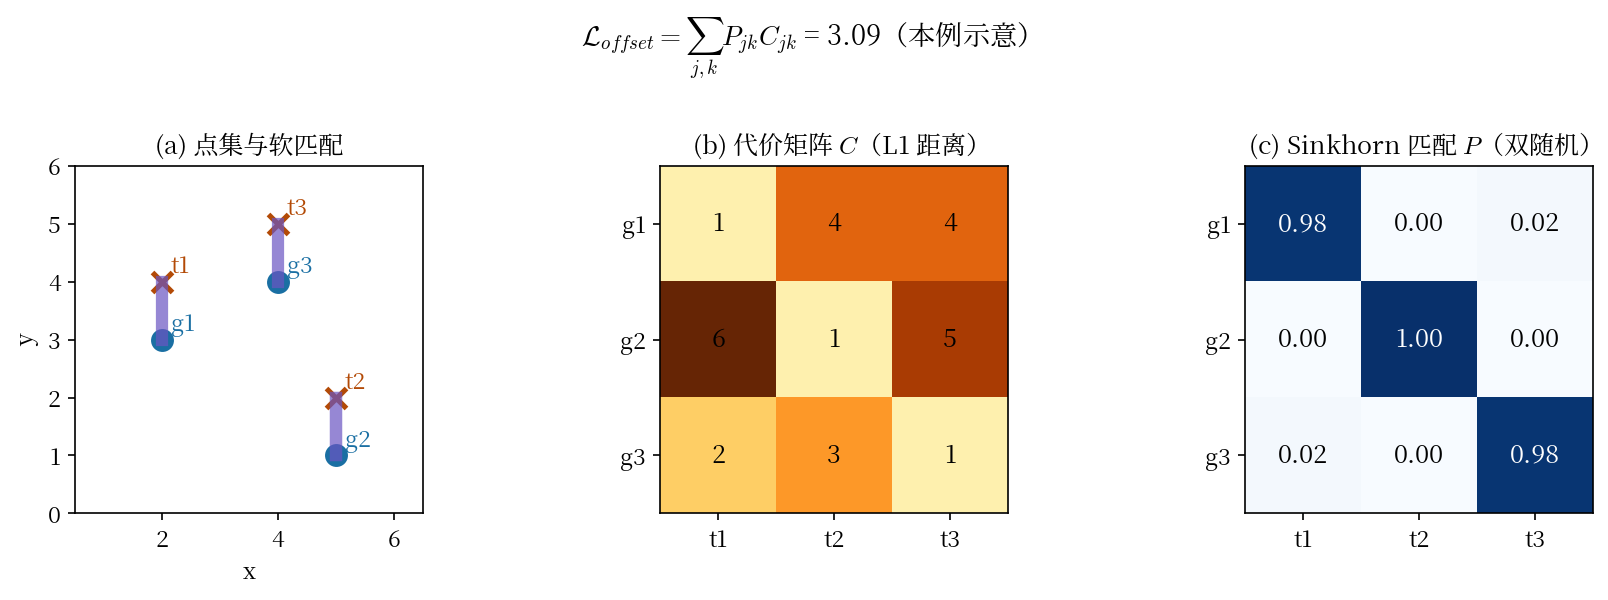

Source code (Python):
"""Offset loss 的 Sinkhorn 软匹配：n=3 的小例子。
生成的 3 个点（圆）与真值的 3 个点（叉）无序，
代价矩阵 C 是 L1 距离，Sinkhorn 给出软匹配矩阵 P，
损失 = sum(P * C)。
"""
import matplotlib
matplotlib.use("Agg")
import matplotlib.pyplot as plt
import numpy as np

plt.rcParams["mathtext.fontset"] = "cm"
plt.rcParams["font.size"] = 11
plt.rcParams["font.family"] = "sans-serif"
from matplotlib.font_manager import fontManager
fontManager.addfont("/usr/share/fonts/opentype/noto/NotoSerifCJK-Regular.ttc")
plt.rcParams["font.sans-serif"] = ["Noto Serif CJK JP", "DejaVu Sans"]

gen = np.array([[2, 3], [5, 1], [4, 4]])   # 生成的点
gt = np.array([[2, 4], [5, 2], [4, 5]])     # 真值点
C = np.abs(gen[:, None, :] - gt[None, :, :]).sum(-1)  # L1 代价

# 简化的 Sinkhorn（熵正则，迭代归一化）
Kmat = np.exp(-C / 0.5)
u = np.ones(3)
for _ in range(50):
    v = 1.0 / (Kmat.T @ u + 1e-12)
    u = 1.0 / (Kmat @ v + 1e-12)
P = np.diag(u) @ Kmat @ np.diag(v)
loss = float((P * C).sum())

fig, axes = plt.subplots(1, 3, figsize=(12, 3.8), facecolor="white")

ax = axes[0]
for i, (x, y) in enumerate(gen):
    ax.plot(x, y, "o", color="#1a6fa3", ms=10)
    ax.text(x + 0.15, y + 0.15, f"g{i+1}", color="#1a6fa3", fontsize=11)
for i, (x, y) in enumerate(gt):
    ax.plot(x, y, "x", color="#b34a06", ms=10, mew=2.5)
    ax.text(x + 0.15, y + 0.15, f"t{i+1}", color="#b34a06", fontsize=11)
# 按 P 画匹配线，粗细正比于匹配概率
for i in range(3):
    for j in range(3):
        if P[i, j] > 0.05:
            ax.plot([gen[i, 0], gt[j, 0]], [gen[i, 1], gt[j, 1]],
                    color="#6a55c2", lw=P[i, j] * 6, alpha=0.7)
ax.set_xlim(0.5, 6.5)
ax.set_ylim(0, 6)
ax.set_aspect("equal")
ax.set_title("(a) 点集与软匹配", fontsize=12)
ax.set_xlabel("x")
ax.set_ylabel("y")

ax = axes[1]
im = ax.imshow(C, cmap="YlOrBr", vmin=0)
for i in range(3):
    for j in range(3):
        ax.text(j, i, f"{C[i, j]:.0f}", ha="center", va="center", fontsize=12)
ax.set_xticks(range(3))
ax.set_yticks(range(3))
ax.set_xticklabels(["t1", "t2", "t3"])
ax.set_yticklabels(["g1", "g2", "g3"])
ax.set_title(r"(b) 代价矩阵 $C$（L1 距离）", fontsize=12)

ax = axes[2]
im = ax.imshow(P, cmap="Blues", vmin=0, vmax=1)
for i in range(3):
    for j in range(3):
        ax.text(j, i, f"{P[i, j]:.2f}", ha="center", va="center", fontsize=12,
                color="white" if P[i, j] > 0.5 else "black")
ax.set_xticks(range(3))
ax.set_yticks(range(3))
ax.set_xticklabels(["t1", "t2", "t3"])
ax.set_yticklabels(["g1", "g2", "g3"])
ax.set_title(r"(c) Sinkhorn 匹配 $P$（双随机）", fontsize=12)

fig.suptitle(r"$\mathcal{L}_{offset}=\sum_{j,k}P_{jk}C_{jk}$" +
             f" = {loss:.2f}（本例示意）", fontsize=13, y=1.02)
fig.tight_layout()
fig.savefig("/home/hatch/workspace/your_files/paper-xray-100/papers/087-Agent-traf-align/fig-sinkhorn.png",
            dpi=150, bbox_inches="tight")
print("saved fig-sinkhorn.png")
